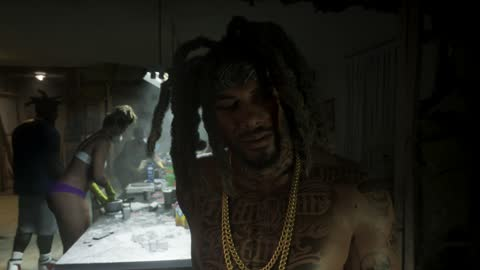
#> input picture tools/scene-context/dataset/frames/1cd9__f_00032.jpg, 480 x 270 px
$ python -i make_prompt_dataset.py   (imports and definitions only)
#> lines starting #> are read from the running program, lines starting #| are printed output that depends on the picture
#!/usr/bin/env python3
"""Build a training set for the prompt detector: controller glyphs composited onto game-like pictures, with exact boxes.

  scripts/make_prompt_dataset.py KENNEY_DIR OUT_DIR [--train N] [--val N] [--seed S]

KENNEY_DIR is Kenney's "Input Prompts" PlayStation Series/Default folder (CC0). Output (YOLO text format, one luma PNG per picture):
  OUT_DIR/{train,val}/images/*.png   OUT_DIR/{train,val}/labels/*.txt  ("class cx cy w h", all 0..1)   OUT_DIR/classes.txt
Pillow only. The detector reads the 960x540 luma plane of the stream, so the pictures are luma and glyphs span 9..46 px like there.

Backgrounds: frames of real footage found under target/ (nature video, a game capture) plus procedural ones (gradients, textures, map-like
line work, HUD bars, blocks of text). Glyphs sit beside a text label most of the time, as in a game, and hard negatives (letters, rings,
rounded boxes, crosses drawn as geometry) are scattered in. The real frames kept for testing are NOT used here.
"""
import os, sys, glob, math, random, argparse
from PIL import Image, ImageDraw, ImageFilter, ImageFont, ImageChops, ImageOps

sys.path.insert(0, os.path.dirname(os.path.abspath(__file__)))
from make_prompt_glyphs import FILES, KINDS  # noqa: E402

SIZE = 512
FONTS = [f for f in ["/System/Library/Fonts/Supplemental/DIN Condensed Bold.ttf", "/System/Library/Fonts/Supplemental/Arial Narrow Bold.ttf",
                     "/System/Library/Fonts/Supplemental/Arial Bold.ttf", "/System/Library/Fonts/Supplemental/Impact.ttf",
                     "/System/Library/Fonts/Helvetica.ttc", "/System/Library/Fonts/Supplemental/Futura.ttc",
                     "/System/Library/Fonts/Supplemental/Verdana Bold.ttf"] if os.path.exists(f)]
WORDS = ["SELECT", "BACK", "CLOSE", "PAN", "ZOOM", "CONFIRM", "CANCEL", "SET WAYPOINT", "CLEAR ROUTE", "CONTINUE", "MAP", "SETTINGS", "PLAY",
         "ACCEPT", "SKIP", "OPTIONS", "MENU", "RESUME", "INVENTORY", "EQUIP", "DROP", "BOOST", "BRAKE", "LOOK", "MOVE", "AIM", "FIRE",
         "RELOAD", "CROUCH", "JUMP", "SPRINT", "INTERACT", "HOLD", "PRESS", "OK", "YES", "NO", "NEXT", "PREVIOUS", "FILTER"]

def load_glyphs(src):
    """(kind index, name, L image, A image) for every Kenney file of every kind."""
    out = []
    for kind, names in FILES.items():
        for n in names:
            p = os.path.join(src, n + ".png")
            if not os.path.exists(p):
                continue
            la = Image.open(p).convert("LA")
            lum, al = la.split()
            bb = al.point(lambda v: 255 if v > 100 else 0).getbbox()
            if bb:
                out.append((KINDS.index(kind), n, lum.crop(bb), al.crop(bb)))
    return out

# Glyphs cut from real stream frames: (file, width, height, [(class, x, y, w, h)]) in that frame's pixels. The pause-menu frame is kept out.
REAL_GLYPHS = [
    ("live_plane_960x540.gray", 960, 540, [("L1", 54, 36, 15, 11), ("R1", 208, 36, 15, 11), ("L2", 55, 62, 14, 15), ("R2", 247, 62, 14, 15),
                                           ("L3", 754, 487, 16, 16), ("Circle", 72, 510, 15, 15), ("LStick", 154, 510, 17, 17),
                                           ("RStick", 226, 509, 10, 10), ("Cross", 304, 510, 15, 15), ("Triangle", 424, 510, 15, 15)]),
    ("ps5_menu_420x540.gray", 420, 540, [("Cross", 39, 85, 16, 16), ("Circle", 39, 512, 16, 16)]),
]

# [12 lines left out: function real_glyph_crops, not called in this run]

XELU_KIND = {"Cross": "Cross", "Circle": "Circle", "Square": "Square", "Triangle": "Triangle", "L1": "L1", "R1": "R1", "L2": "L2", "R2": "R2",
             "Left_Stick": "LStick", "Right_Stick": "RStick", "Left_Stick_Click": "L3", "Right_Stick_Click": "R3", "Dpad": "DPad", "Dpad_Up": "DPad",
             "Dpad_Down": "DPad", "Dpad_Left": "DPad", "Dpad_Right": "DPad", "Options": "Options", "Options_Alt": "Options", "Share": "Create",
             "Share_Alt": "Create", "Microphone": "Mute"}

# [230 lines left out: functions load_xelu, restyle, extra_backgrounds, real_backgrounds, procedural_background, text_label and 4 more, not called in this run]

# [2 lines not run here, left out]

>>> import cv2
>>> picture = cv2.imread('../tools/scene-context/dataset/frames/1cd9__f_00032.jpg', cv2.IMREAD_GRAYSCALE)
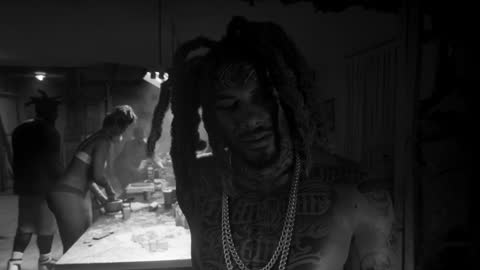
#> picture: shape (270, 480); min 0, max 255, mean 35.6
#> (the run stopped early here; a loop or call above may not have finished)
